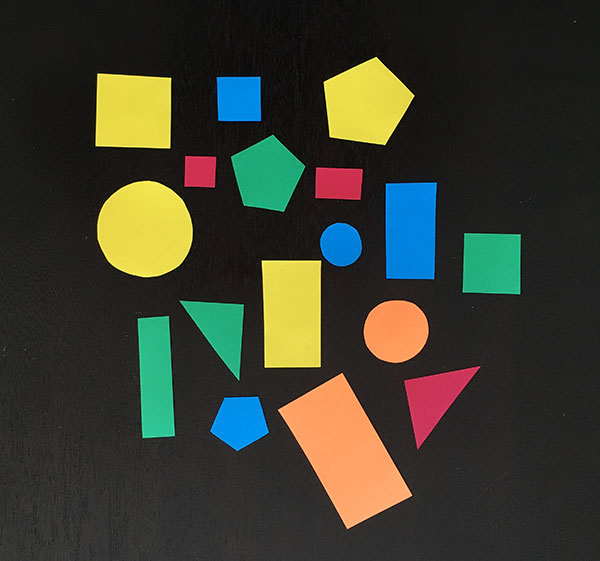
#> input picture shapes_and_colors.jpg, 600 x 561 px, given in place of the camera
$ python IP_01.py
#> lines starting #> are read from the running program, lines starting #| are printed output that depends on the picture; after the words box and inside, x2 and y2 are one past the last pixel; in counts of white or black regions, pixels touching at a corner belong together
#Processamento de imagem básico
import numpy as np
import cv2

capture = cv2.VideoCapture(0)
bgr = cv2.createBackgroundSubtractorKNN()
out = cv2.VideoWriter('output.mp4', -1, 20.0, (640,480))


while(True):
    ret, frame = capture.read()
#> frame is the input picture: shape (561, 600, 3); mean B, G, R 47.2, 60.1, 58.4
    #Conversão espaço de cores (escala de cinza e espaço de cores hsv)
    gray = cv2.cvtColor(frame, cv2.COLOR_BGR2GRAY)
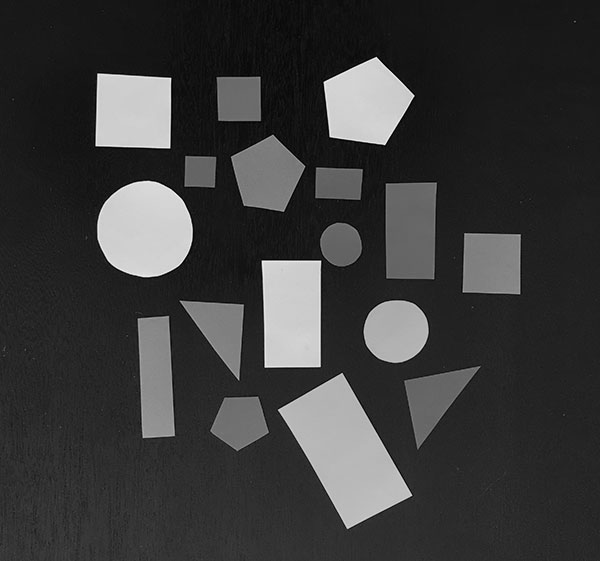
#> gray: shape (561, 600); min 0, max 243, mean 58.1
    hsv = cv2.cvtColor(frame, cv2.COLOR_BGR2HSV)
#> hsv: shape (561, 600, 3); mean H, S, V 33.7, 61.6, 71.1
    #Corte espacial
    cornerRegion = frame [200:400, 200:400]
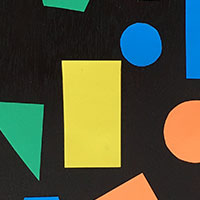
#> cornerRegion: shape (200, 200, 3); mean B, G, R 58.8, 82.6, 76.4
    frame [0:200, 0:200] = cornerRegion
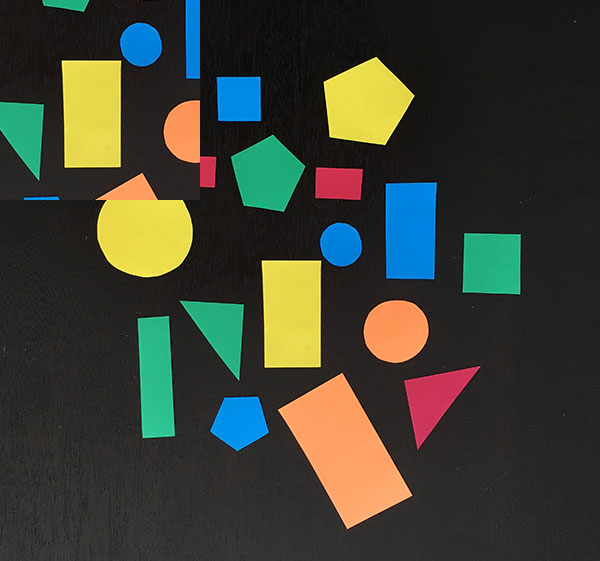
#> frame: shape (561, 600, 3); 11.88% of pixels changed, all inside (x1, y1, x2, y2) = (0, 0, 200, 200)
    #Threshold
    retval, threshold = cv2.threshold(gray, 125, 255, cv2.THRESH_BINARY+cv2.THRESH_OTSU)
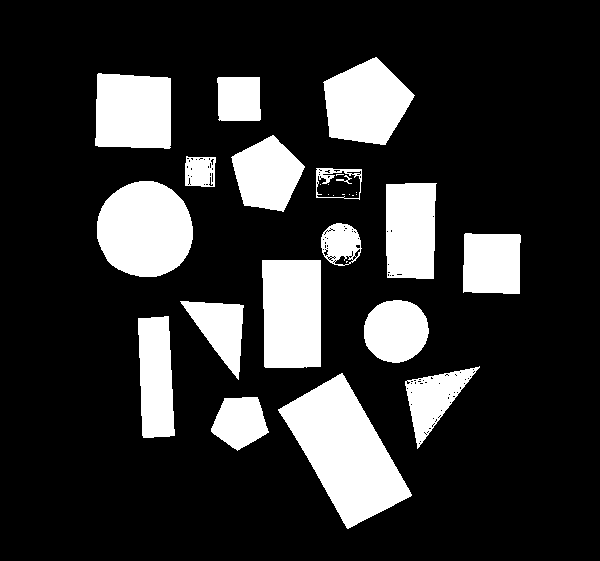
#> threshold: shape (561, 600); 19.3% white; 29 white regions (11 under 20 px), largest, box (x1, y1, x2, y2) and area: (278, 373, 412, 529) 10238, (97, 181, 193, 277) 7303, (262, 260, 321, 368) 6206
#> retval = 98
    #Canny Edges
    edges = cv2.Canny(frame,100,100)
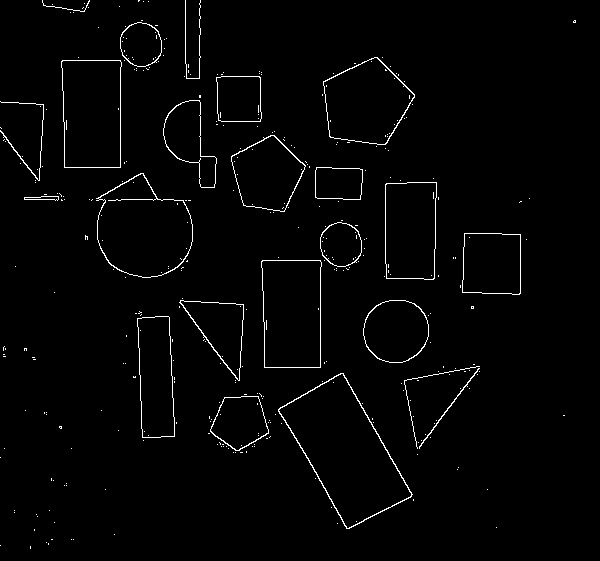
#> edges: shape (561, 600); 1.8% white in thin lines or dots
    #Smoothed Filter
    kernel = np.ones((15,15), np.float32)/325
    smoothed = cv2.filter2D(frame,-1,kernel)
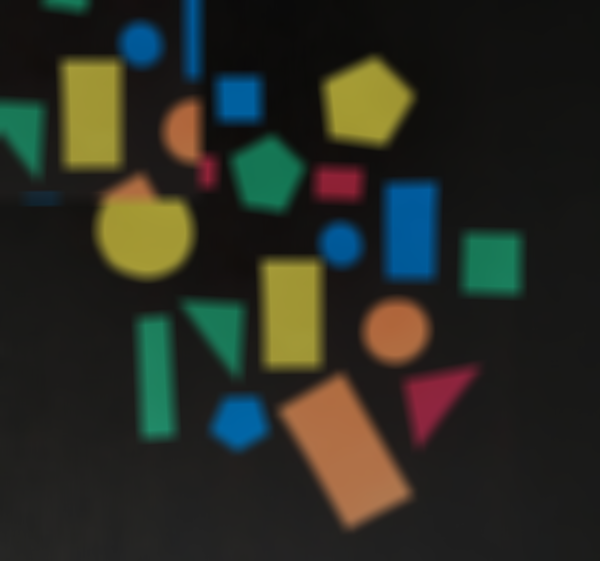
#> smoothed: shape (561, 600, 3); mean B, G, R 35.1, 43.9, 41.9
    #Bilateral Filter
    bilateral = cv2.bilateralFilter(smoothed,15,75,75)
    #Background Reduction
    bgrMask = bgr.apply(frame)
#> bgrMask: shape (561, 600); every value is 255
    #Cartoon
    color = cv2.bilateralFilter(frame,9,250,250)
    cartoon = cv2.bitwise_and(color,color, mask=edges)
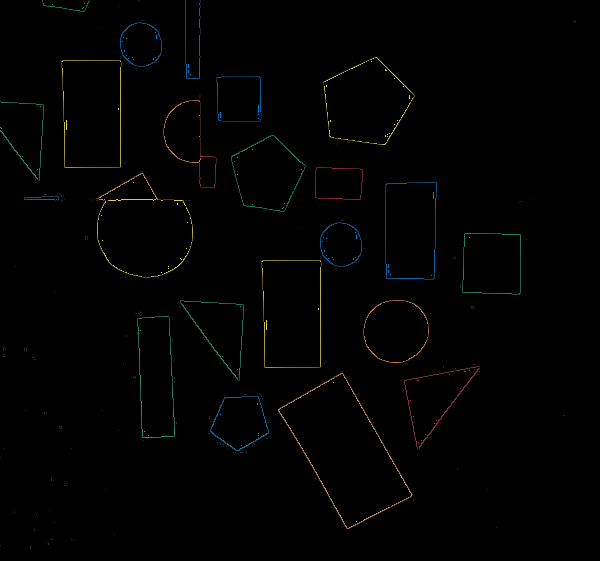
#> cartoon: shape (561, 600, 3); mean B, G, R 1.4, 1.7, 1.5

    # write the flipped frame
    out.write(frame)

    cv2.imshow('frame',frame)
    #cv2.imshow('mask',bgrMask)


    if cv2.waitKey(1) & 0xFF == ord('q'):
#> (key q is pressed here)
        break

capture.release()
out.release()
cv2.destroyAllWindows()
